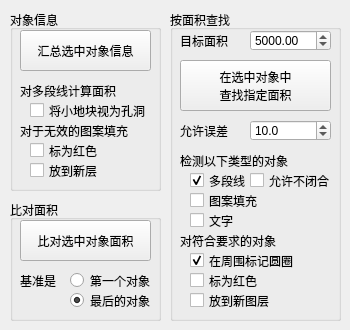
    <widget class="QWidget" name="tab_5">
     <attribute name="title">
      <string>查询</string>
     </attribute>
     <widget class="QGroupBox" name="groupBox_5">
      <property name="geometry">
       <rect>
        <x>10</x>
        <y>10</y>
        <width>151</width>
        <height>181</height>
       </rect>
      </property>
      <property name="title">
       <string>对象信息</string>
      </property>
      <widget class="QPushButton" name="report_selection_button">
       <property name="geometry">
        <rect>
         <x>10</x>
         <y>20</y>
         <width>131</width>
         <height>41</height>
        </rect>
       </property>
       <property name="text">
        <string>汇总选中对象信息</string>
       </property>
      </widget>
      <widget class="QCheckBox" name="report_selection_hole_area_checker">
       <property name="enabled">
        <bool>true</bool>
       </property>
       <property name="geometry">
        <rect>
         <x>20</x>
         <y>90</y>
         <width>121</width>
         <height>21</height>
        </rect>
       </property>
       <property name="text">
        <string>将小地块视为孔洞</string>
       </property>
      </widget>
      <widget class="QCheckBox" name="report_selection_error_mark_red_checker">
       <property name="geometry">
        <rect>
         <x>20</x>
         <y>130</y>
         <width>121</width>
         <height>21</height>
        </rect>
       </property>
       <property name="text">
        <string>标为红色</string>
       </property>
      </widget>
      <widget class="QCheckBox" name="report_selection_error_mark_layer_checker">
       <property name="geometry">
        <rect>
         <x>20</x>
         <y>150</y>
         <width>71</width>
         <height>21</height>
        </rect>
       </property>
       <property name="text">
        <string>放到新层</string>
       </property>
      </widget>
      <widget class="QLabel" name="label">
       <property name="geometry">
        <rect>
         <x>10</x>
         <y>110</y>
         <width>131</width>
         <height>21</height>
        </rect>
       </property>
       <property name="text">
        <string>对于无效的图案填充</string>
       </property>
      </widget>
      <widget class="QLabel" name="label_2">
       <property name="geometry">
        <rect>
         <x>10</x>
         <y>70</y>
         <width>121</width>
         <height>21</height>
        </rect>
       </property>
       <property name="text">
        <string>对多段线计算面积</string>
       </property>
      </widget>
     </widget>
     <widget class="QGroupBox" name="groupBox_7">
      <property name="geometry">
       <rect>
        <x>170</x>
        <y>10</y>
        <width>171</width>
        <height>311</height>
       </rect>
      </property>
      <property name="title">
       <string>按面积查找</string>
      </property>
      <widget class="QCheckBox" name="detect_area_polyline_checker">
       <property name="geometry">
        <rect>
         <x>20</x>
         <y>160</y>
         <width>91</width>
         <height>21</height>
        </rect>
       </property>
       <property name="text">
        <string>多段线</string>
       </property>
       <property name="checked">
        <bool>true</bool>
       </property>
      </widget>
      <widget class="QLabel" name="label_5">
       <property name="geometry">
        <rect>
         <x>10</x>
         <y>110</y>
         <width>61</width>
         <height>21</height>
        </rect>
       </property>
       <property name="text">
        <string>允许误差</string>
       </property>
      </widget>
      <widget class="QPushButton" name="detect_area_button">
       <property name="geometry">
        <rect>
         <x>10</x>
         <y>50</y>
         <width>151</width>
         <height>51</height>
        </rect>
       </property>
       <property name="text">
        <string>在选中对象中
查找指定面积</string>
       </property>
      </widget>
      <widget class="QLabel" name="label_9">
       <property name="geometry">
        <rect>
         <x>10</x>
         <y>220</y>
         <width>131</width>
         <height>21</height>
        </rect>
       </property>
       <property name="text">
        <string>对符合要求的对象</string>
       </property>
      </widget>
      <widget class="QDoubleSpinBox" name="detect_area_tolerance_spin">
       <property name="geometry">
        <rect>
         <x>80</x>
         <y>110</y>
         <width>81</width>
         <height>21</height>
        </rect>
       </property>
       <property name="decimals">
        <number>1</number>
       </property>
       <property name="maximum">
        <double>10000.000000000000000</double>
       </property>
       <property name="singleStep">
        <double>1.000000000000000</double>
       </property>
       <property name="value">
        <double>10.000000000000000</double>
       </property>
      </widget>
      <widget class="QLabel" name="label_27">
       <property name="geometry">
        <rect>
         <x>10</x>
         <y>20</y>
         <width>51</width>
         <height>21</height>
        </rect>
       </property>
       <property name="text">
        <string>目标面积</string>
       </property>
      </widget>
      <widget class="QCheckBox" name="detect_area_hatch_checker">
       <property name="geometry">
        <rect>
         <x>20</x>
         <y>180</y>
         <width>81</width>
         <height>21</height>
        </rect>
       </property>
       <property name="text">
        <string>图案填充</string>
       </property>
       <property name="checked">
        <bool>false</bool>
       </property>
      </widget>
      <widget class="QLabel" name="label_4">
       <property name="geometry">
        <rect>
         <x>10</x>
         <y>140</y>
         <width>121</width>
         <height>21</height>
        </rect>
       </property>
       <property name="text">
        <string>检测以下类型的对象</string>
       </property>
      </widget>
      <widget class="QCheckBox" name="detect_area_text_checker">
       <property name="geometry">
        <rect>
         <x>20</x>
         <y>200</y>
         <width>81</width>
         <height>21</height>
        </rect>
       </property>
       <property name="text">
        <string>文字</string>
       </property>
       <property name="checked">
        <bool>false</bool>
       </property>
      </widget>
      <widget class="QCheckBox" name="detect_area_mark_layer_checker">
       <property name="geometry">
        <rect>
         <x>20</x>
         <y>280</y>
         <width>121</width>
         <height>21</height>
        </rect>
       </property>
       <property name="text">
        <string>放到新图层</string>
       </property>
       <property name="checked">
        <bool>false</bool>
       </property>
      </widget>
      <widget class="QCheckBox" name="detect_area_mark_color_checker">
       <property name="geometry">
        <rect>
         <x>20</x>
         <y>260</y>
         <width>121</width>
         <height>21</height>
        </rect>
       </property>
       <property name="text">
        <string>标为红色</string>
       </property>
       <property name="checked">
        <bool>false</bool>
       </property>
      </widget>
      <widget class="QCheckBox" name="detect_area_mark_circle_checker">
       <property name="geometry">
        <rect>
         <x>20</x>
         <y>240</y>
         <width>121</width>
         <height>21</height>
        </rect>
       </property>
       <property name="text">
        <string>在周围标记圆圈</string>
       </property>
       <property name="checked">
        <bool>true</bool>
       </property>
      </widget>
      <widget class="QCheckBox" name="detect_area_polyline_not_closed_checker">
       <property name="geometry">
        <rect>
         <x>80</x>
         <y>160</y>
         <width>91</width>
         <height>21</height>
        </rect>
       </property>
       <property name="text">
        <string>允许不闭合</string>
       </property>
       <property name="checked">
        <bool>false</bool>
       </property>
      </widget>
      <widget class="QDoubleSpinBox" name="detect_area_target_spin">
       <property name="geometry">
        <rect>
         <x>80</x>
         <y>20</y>
         <width>81</width>
         <height>21</height>
        </rect>
       </property>
       <property name="decimals">
        <number>2</number>
       </property>
       <property name="maximum">
        <double>10000000.000000000000000</double>
       </property>
       <property name="singleStep">
        <double>10.000000000000000</double>
       </property>
       <property name="value">
        <double>5000.000000000000000</double>
       </property>
      </widget>
     </widget>
     <widget class="QGroupBox" name="groupBox_16">
      <property name="geometry">
       <rect>
        <x>10</x>
        <y>200</y>
        <width>151</width>
        <height>121</height>
       </rect>
      </property>
      <property name="title">
       <string>比对面积</string>
      </property>
      <widget class="QRadioButton" name="compare_selection_area_last_ratio">
       <property name="geometry">
        <rect>
         <x>60</x>
         <y>90</y>
         <width>91</width>
         <height>21</height>
        </rect>
       </property>
       <property name="text">
        <string>最后的对象</string>
       </property>
       <property name="checked">
        <bool>true</bool>
       </property>
      </widget>
      <widget class="QLabel" name="label_3">
       <property name="geometry">
        <rect>
         <x>10</x>
         <y>70</y>
         <width>51</width>
         <height>21</height>
        </rect>
       </property>
       <property name="text">
        <string>基准是</string>
       </property>
      </widget>
      <widget class="QPushButton" name="compare_selection_area_button">
       <property name="geometry">
        <rect>
         <x>10</x>
         <y>20</y>
         <width>131</width>
         <height>41</height>
        </rect>
       </property>
       <property name="text">
        <string>比对选中对象面积</string>
       </property>
      </widget>
      <widget class="QRadioButton" name="compare_selection_area_first_ratio">
       <property name="geometry">
        <rect>
         <x>60</x>
         <y>70</y>
         <width>91</width>
         <height>21</height>
        </rect>
       </property>
       <property name="text">
        <string>第一个对象</string>
       </property>
       <property name="checked">
        <bool>false</bool>
       </property>
      </widget>
     </widget>
    </widget>
